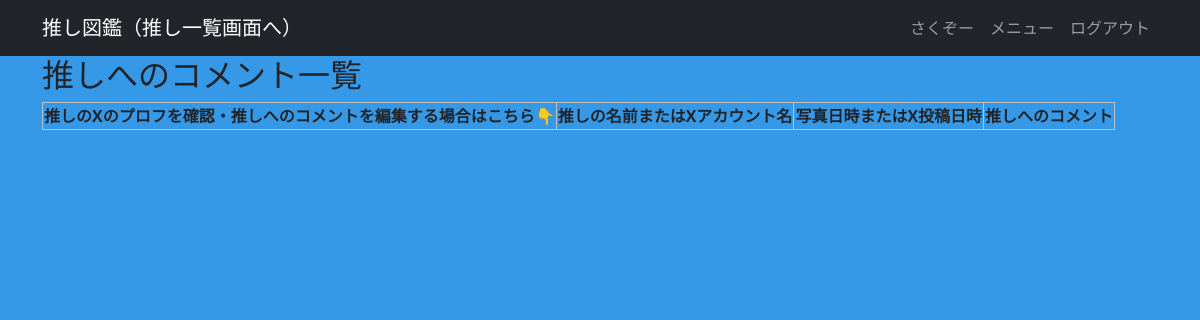
The page /oshi_crud/comment_list (signed in) on the database as committed earlier.
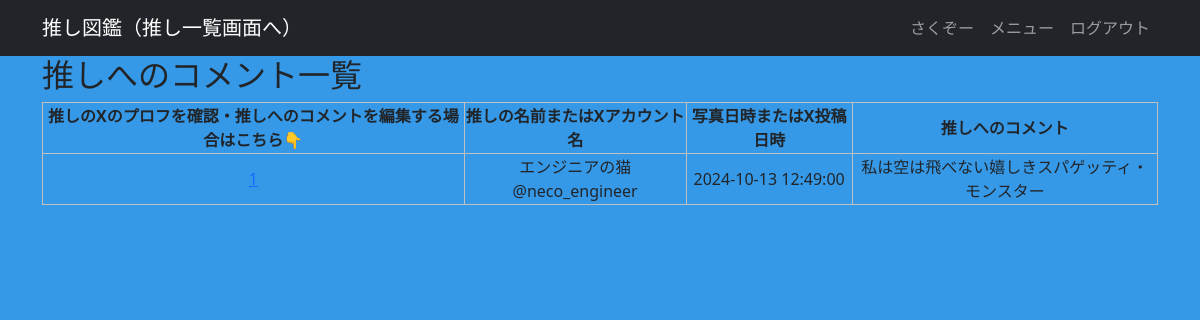
The same page on the database as committed later.
### apps/user_crud/models.py (models this page shows, shortened)
class User(db.Model, UserMixin):
    __tablename__ = "users"
    id = db.Column(db.Integer, primary_key=True)
    username = db.Column(db.String, unique=True, index=True)
    email = db.Column(db.String, unique=True, index=True)
    password_hash = db.Column(db.String)
    created_at = db.Column(db.DateTime, default=datetime.now)
    updated_at = db.Column(db.DateTime, default=datetime.now, onupdate=datetime.now)
    oshi_images = db.relationship("Oshi",backref="user", order_by="desc(Oshi.id)")
    @property
    def password(self):
        raise AttributeError("読み取り不可")

### apps/oshi_crud/models.py (models this page shows)
class Oshi(db.Model):
    __tablename__ = "oshi_informations"
    id = db.Column(db.Integer, primary_key=True)
    user_id = db.Column(db.String, db.ForeignKey("users.id"))
    oshi_name = db.Column(db.String)
    posted_at = db.Column(db.DateTime)
    comment = db.Column(db.String)
    image_path = db.Column(db.String,nullable=True)
    is_detected = db.Column(db.Boolean, default=False)
    created_at = db.Column(db.DateTime, default=datetime.now)
    updated_at = db.Column(db.DateTime, default=datetime.now, onupdate=datetime.now)

### apps/oshi_crud/views.py (the view)
@oshi_crud.route("/comment_list")
@login_required
def comment_list():
    form = OshiForm()
    oshi_informations = Oshi.query.all()
    return render_template("oshi_crud/comment_list.html",oshi_informations=oshi_informations, form=form)

### apps/user_crud/models.py (called while the page is built)
@login_manager.user_loader
def load_user(user_id):
    return User.query.get(user_id)

### apps/oshi_crud/templates/oshi_crud/comment_list.html (shortened to what this page needs)
{% extends "oshi_crud/base.html" %}  {% block content %}
<h2>推しへのコメント一覧</h2>
<table>
  <tr>
    <th>推しのXのプロフを確認・推しへのコメントを編集する場合はこちら👇</th>
    <th>推しの名前またはXアカウント名</th>
    <th>写真日時またはX投稿日時
    </th>
    <th>推しへのコメント</th>
  </tr>
  {% for oshi_info in oshi_informations %}
  <tr>
    <td>
      <a href="{{ url_for('oshi_crud.edit_info', oshi_id=oshi_info.id) }}">
        {{ oshi_info.id }}
      </a>
    </td>
    <td>{{ oshi_info.oshi_name }}</td>
    <td>{{ oshi_info.posted_at }}</td>
    <td>{{ oshi_info.comment }}</td>
  </tr>
  {% endfor %}
</table>
{% endblock %}

### apps/oshi_crud/templates/oshi_crud/base.html (shortened to what this page needs)
<!DOCTYPE html>
<html lang="ja">
  <head>
    <link
      rel="stylesheet"
      href="{{ url_for('static', filename='css/bootstrap.min.css') }}"
    />
    <link
      rel="stylesheet"
      href="{{ url_for('static', filename='css/style.css') }}"
    />
    <link
      rel="stylesheet"
      href="{{ url_for('oshi_crud.static', filename='css/oshi_crud.css') }}"
    />
  </head>
  <body>
    <nav class="navbar navbar-expand-lg navbar-dark bg-dark">
      <div class="container">
        <a href="{{ url_for('oshi_crud.index') }}" class="navbar-brand">
          推し図鑑（推し一覧画面へ）
        </a>
        <ul class="navbar-nav">
          {% if current_user.is_authenticated %}
          <li class="nav-item">
            <span class="nav-link">{{ current_user.username }}</span>
          </li>
          <li class="nav-item">
            <a href="{{ url_for('start.menu') }}" class="nav-link">
              メニュー
            </a>
          </li>
          <li class="nav-item">
            <a href="{{ url_for('auth.logout') }}" class="nav-link">
              ログアウト
            </a>
          </li>
          {% endif %}
        </ul>
      </div>
    </nav>
    <section class="container">{% block content %}{% endblock %}</section>
  </body>
</html>

### apps/static/css/style.css (style rules this page uses)
table, th, td { border: 1px solid #c0c0c0; text-align: center; }

### apps/oshi_crud/static/css/oshi_crud.css (style rules this page uses)
body { background-color: #3699e8; }
table, th, td { border: 1px solid #c0c0c0; text-align: center; }

Rows that differ between the two databases and show on the page:
added Oshi: id "1", oshi_name "エンジニアの猫 @neco_engineer", posted_at "2024-10-13 12:49:00", comment "私は空は飛べない嬉しきスパゲッティ・モンスター"
